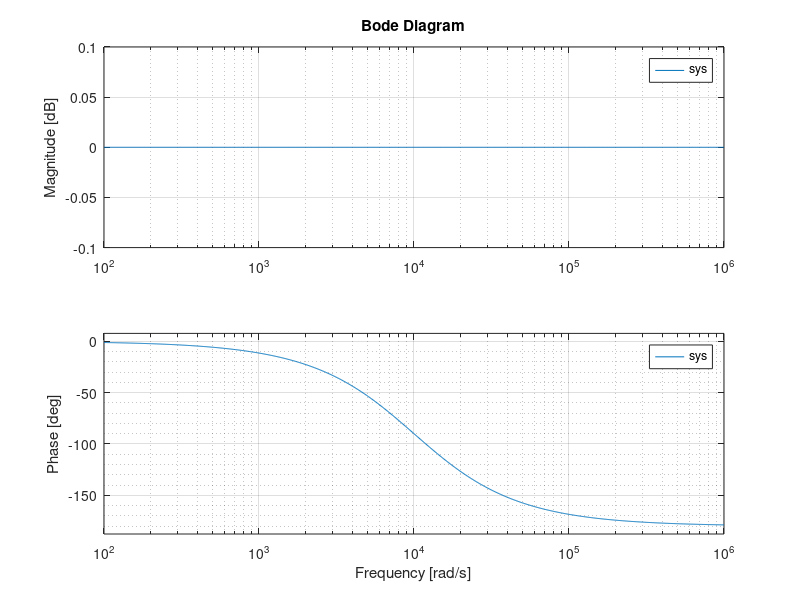

Reproduce this figure in MATLAB.
num= [-(0.01*10e-6*1000),1];
den= [(0.01*10e-6*1000),1];
% num= [-(0.01*10e-6*2.2*10e3),1];
% den= [(0.01*10e-6*2.2*10e3),1];

sys=tf(num,den);
bode(sys);
grid minor;
